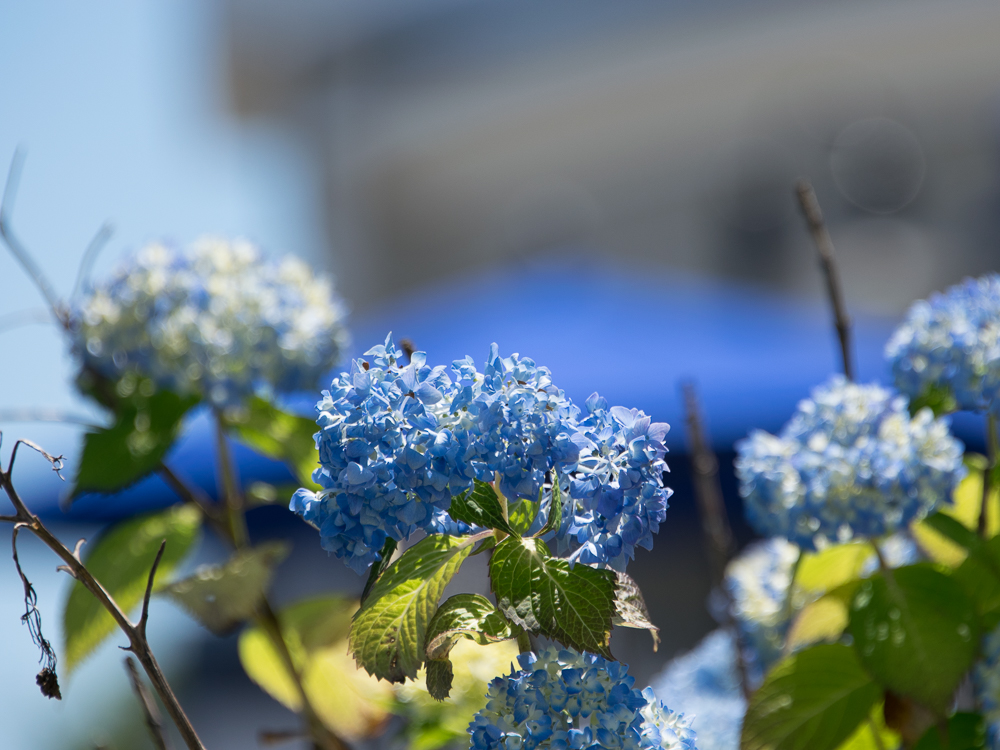
#> input picture images/blue-flowers.jpg, 1000 x 750 px
$ python 08_light_color.py --image ../images/blue-flowers.jpg
#> lines starting #> are read from the running program, lines starting #| are printed output that depends on the picture
import argparse
import cv2

ap = argparse.ArgumentParser()
ap.add_argument("-i", "--image", required=True, help="Path to image file")
args = vars(ap.parse_args())

image = cv2.imread(args["image"])
#> image is the input picture: shape (750, 1000, 3); mean B, G, R 130.9, 122.7, 104.8
cv2.imshow("RGB", image)

for (name, chan) in zip(("B", "G", "R"), cv2.split(image)):
    cv2.imshow(name, chan)
#> this loop made 3 passes
#> name on passes 1 to 3: 'B', 'G', 'R'
#> pass 1, `cv2.imshow(name, chan)`:
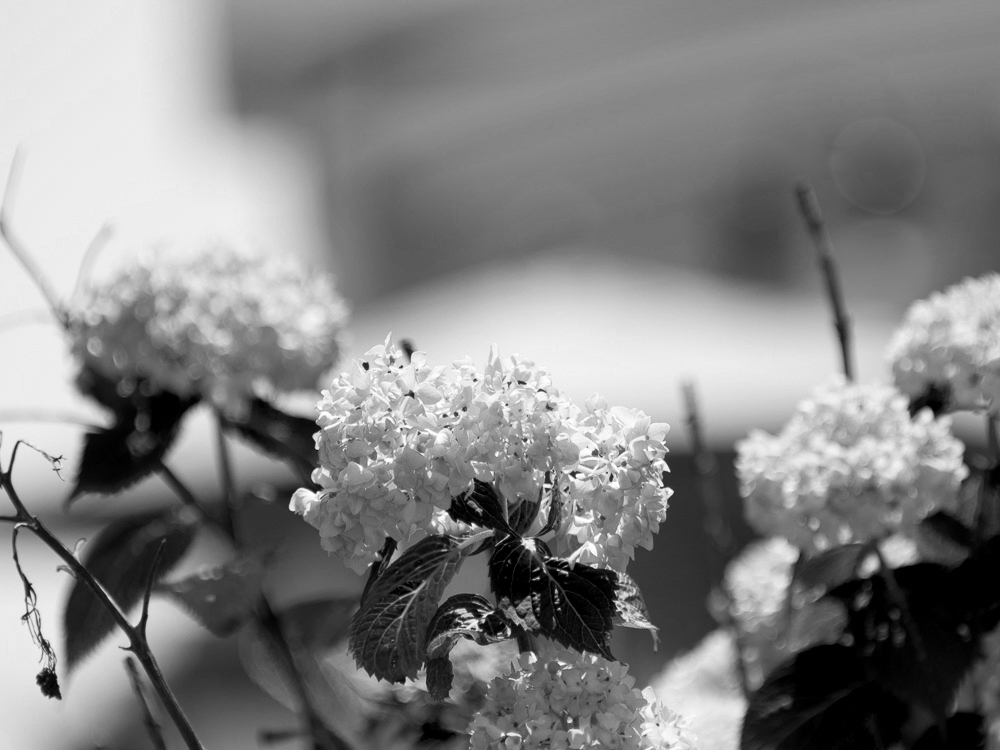
#> window 'B': shape (750, 1000); min 0, max 255, mean 130.9
#> pass 2, `cv2.imshow(name, chan)`:
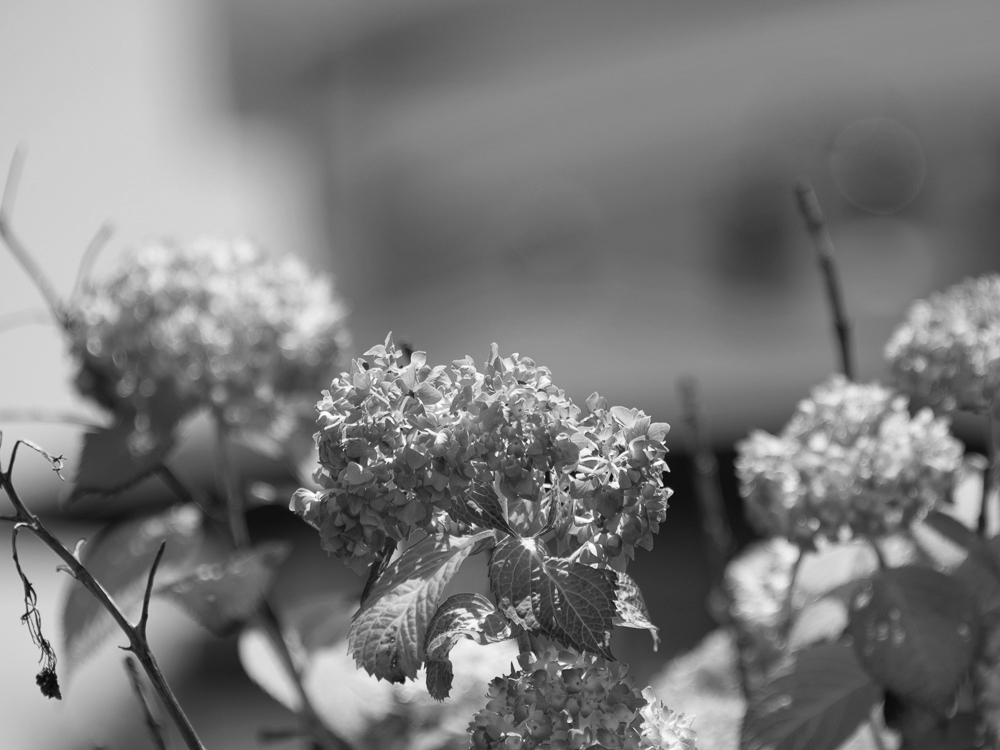
#> window 'G': shape (750, 1000); min 6, max 255, mean 122.7

cv2.waitKey(0)
cv2.destroyAllWindows()

hsv = cv2.cvtColor(image, cv2.COLOR_BGR2HSV)
#> hsv: shape (750, 1000, 3); mean H, S, V 87, 89.7, 143.4
cv2.imshow("HSV", hsv)

for (name, chan) in zip(("H", "S", "V"), cv2.split(hsv)):
    cv2.imshow(name, chan)
#> this loop made 3 passes
#> pass 1, `cv2.imshow(name, chan)`:
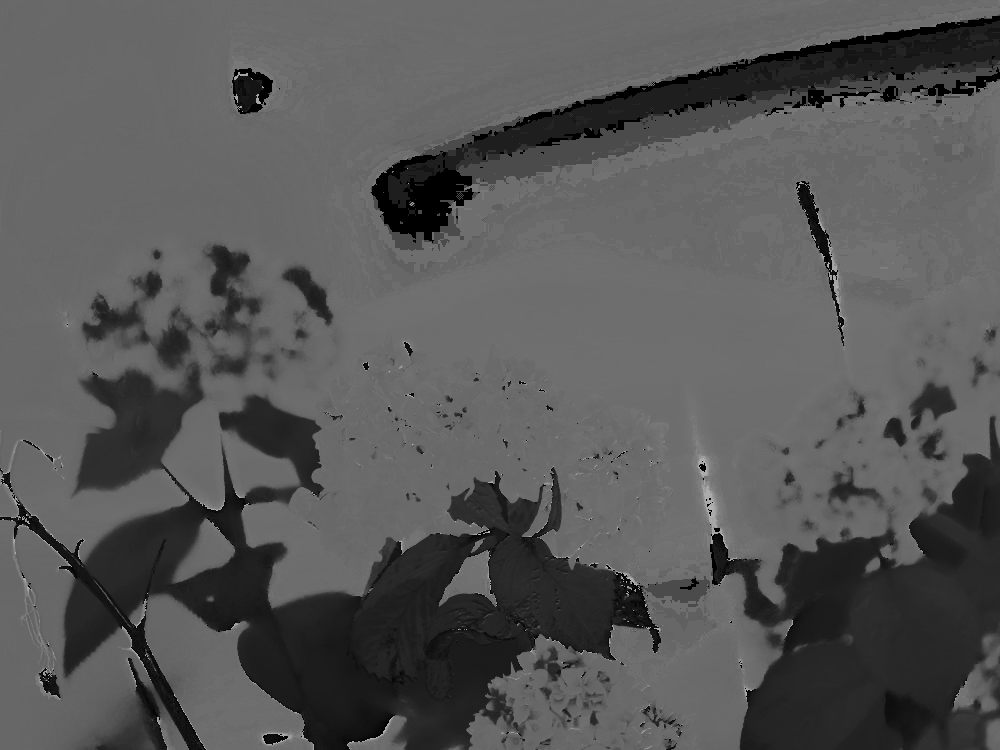
#> window 'H': shape (750, 1000); min 0, max 179, mean 87
#> pass 2, `cv2.imshow(name, chan)`:
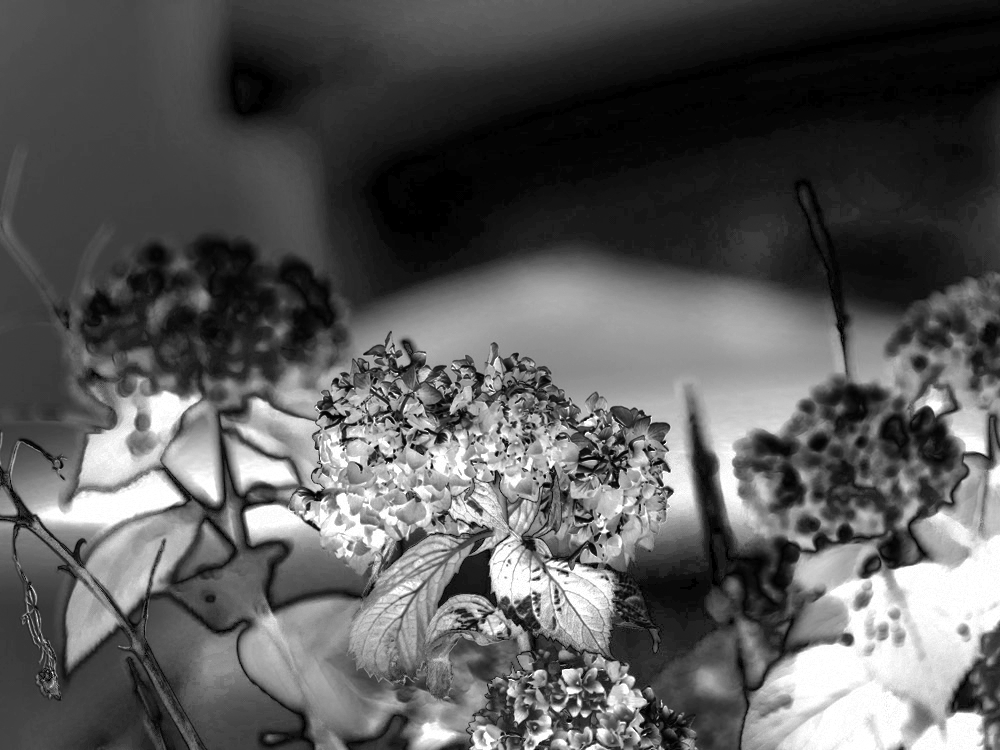
#> window 'S': shape (750, 1000); min 0, max 255, mean 89.7

cv2.waitKey(0)
cv2.destroyAllWindows()

lab = cv2.cvtColor(image, cv2.COLOR_BGR2LAB)
#> lab: shape (750, 1000, 3); mean of channels 0, 1, 2 127.7, 125.7, 121.6
cv2.imshow("L*a*b*", lab)

for (name, chan) in zip(("L*", "a*", "b*"), cv2.split(lab)):
    cv2.imshow(name, chan)
#> this loop made 3 passes
#> pass 2, `cv2.imshow(name, chan)`:
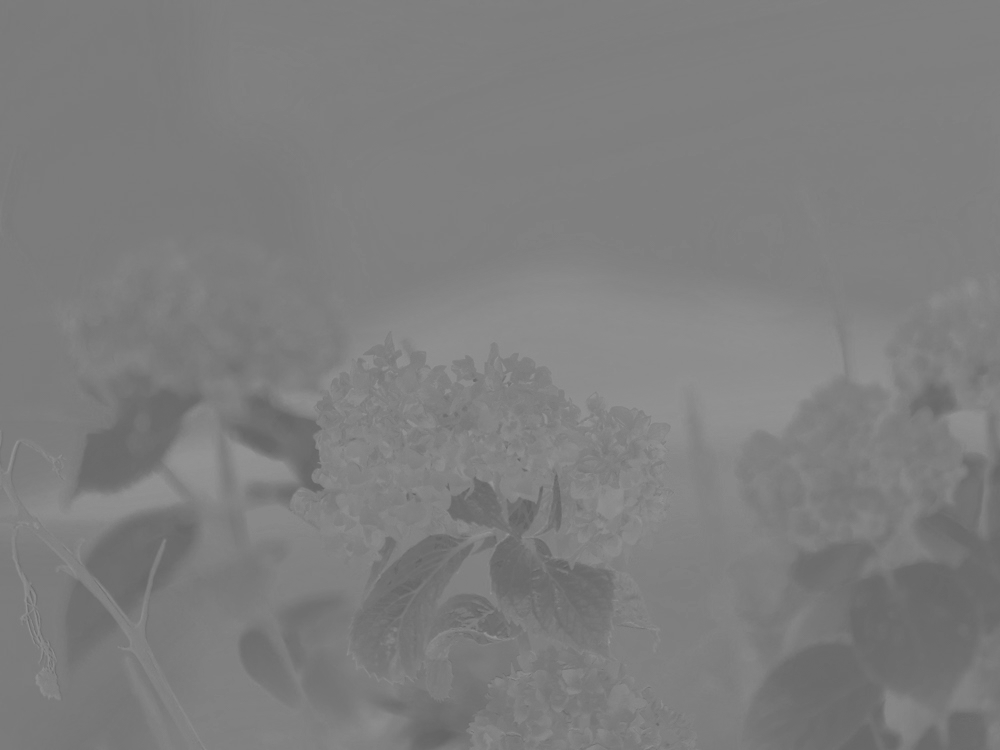
#> window 'a*': shape (750, 1000); min 96, max 150, mean 125.7

cv2.waitKey(0)
cv2.destroyAllWindows()

gray = cv2.cvtColor(image, cv2.COLOR_BGR2GRAY)
cv2.imshow("Original", image)
cv2.imshow("Gray", gray)
cv2.waitKey(0)

$ run again, on images/white-flowers.jpg
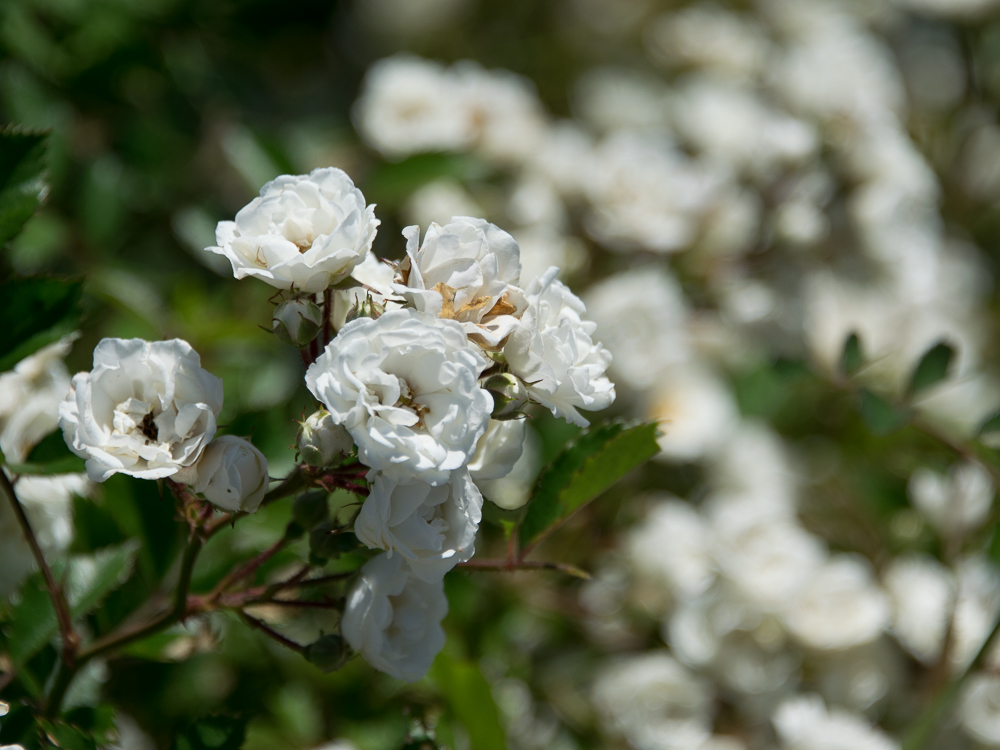
#> input picture images/white-flowers.jpg, 1000 x 750 px
#> image is the input picture: shape (750, 1000, 3); mean B, G, R 85.4, 108.1, 101.1
#> the loop `for (name, chan) in zip(("B", "G", "R"), cv2.split(image)):` made 3 passes
#> name on passes 1 to 3: 'B', 'G', 'R'
#> hsv: shape (750, 1000, 3); mean H, S, V 43.2, 93.9, 109
#> the loop `for (name, chan) in zip(("H", "S", "V"), cv2.split(hsv)):` made 3 passes
#> pass 1, `cv2.imshow(name, chan)`:
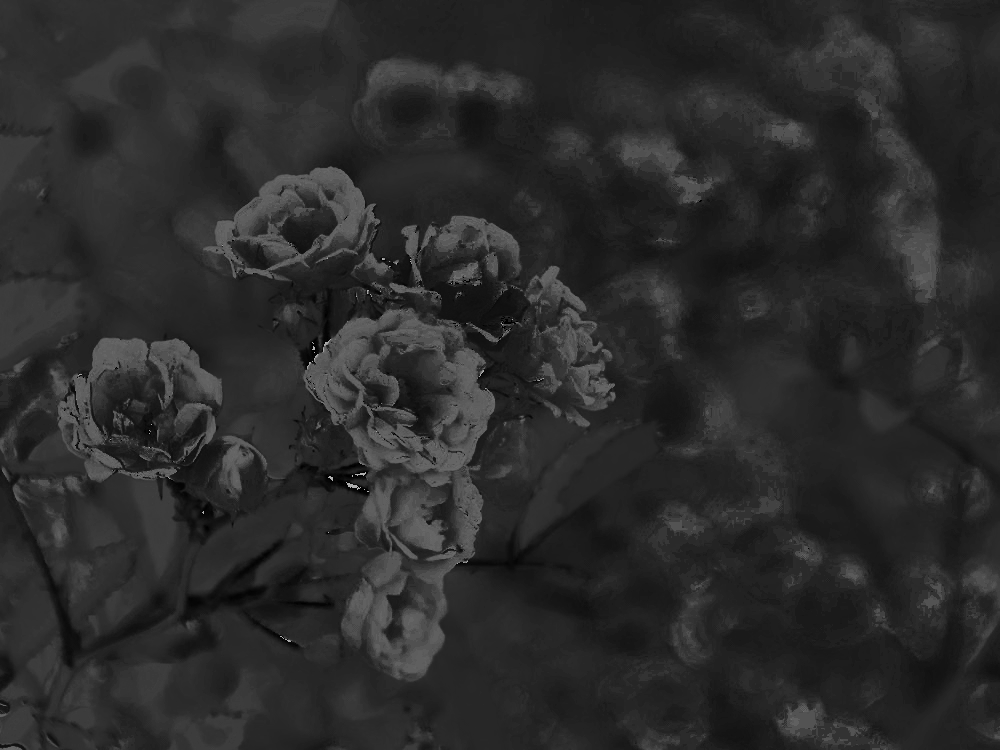
#> window 'H': shape (750, 1000); min 0, max 179, mean 43.2
#> lab: shape (750, 1000, 3); mean of channels 0, 1, 2 110.7, 121.1, 140
#> the loop `for (name, chan) in zip(("L*", "a*", "b*"), cv2.split(lab)):` made 3 passes
#> pass 2, `cv2.imshow(name, chan)`:
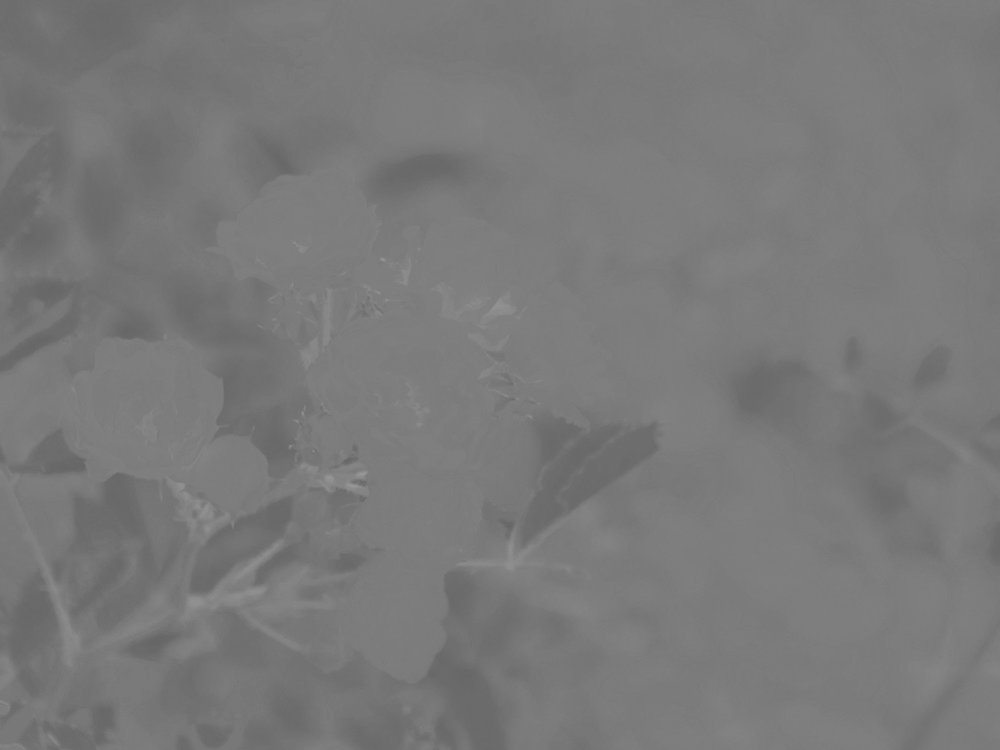
#> window 'a*': shape (750, 1000); min 102, max 152, mean 121.1
